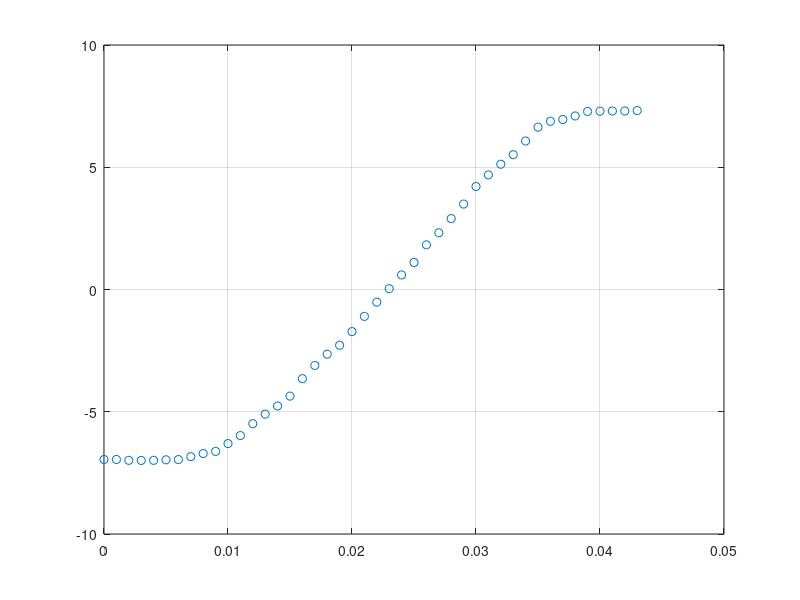

This chart was generated by the following MATLAB code: (Note: this script raises an error after producing the figure.)
clear all
close all
clc

load sensor.mat;

i1 = 1; i2 = 1;
while z(i1) < 0.01
    i1 = i1+1;
end

while z(i2) < 0.035
    i2 = i2+1;
end

% linear region
z_ret = z(i1:i2);
Vz_ret = Vz(i1:i2);
N = length(z_ret);
n = 2;

% plot OG data
figure(1)
plot(z, Vz, 'o')
hold on, grid on, zoom on
xline(0.01), xline(0.035)

% least squares std form definition
y = z_ret;
phi = [Vz_ret, ones(N, 1)];

% least squares solution
p = phi \ y
Kt = inv(p(1))
V0 = -p(2)/p(1)

% plot the solution
Vz0 = linspace(-10, 10, 1000);
z_hat = p(1)*Vz0 + p(2);
plot(z_hat, Vz0, 'r-')

% confidence intervals with known variance
% e = 5e-4;
% k = 2; % 95% confidence
% sigma_e = e/k; 
% var_e = sigma_e^2;
% var_p = var_e * ((phi' * phi) \ eye(size(phi, 2))); % var_e * inv(phi'*phi)
% sigma_p = sqrt(var_p);
% p_int = [p-k*diag(sigma_p), p+k*diag(sigma_p)];
% Kt_int = [1/p_int(1,2), 1/(p_int(1,1))]
% V0_int = -[p_int(2,2) / p_int(1,1), p_int(2,1) / p_int(1,2)]

%confidence interval with unknown variance
k = 2; % 95% confidence
var_e = (1/(N)) * (y'*(eye(N)-phi*inv(phi'*phi)*phi')*y);
sigma_e = sqrt(var_e);
var_p = var_e * ((phi' * phi) \ eye(size(phi, 2))); % var_e * inv(phi'*phi)
sigma_p = sqrt(var_p);
p_int = [p-k*diag(sigma_p), p+k*diag(sigma_p)];
Kt_int = [1/p_int(1,2), 1/(p_int(1,1))]
V0_int = -[p_int(2,2) / p_int(1,1), p_int(2,1) / p_int(1,2)]

% plot the interval
% z_hat = p(1)*Vz0 + p(2);
z_max = max(p_int(1, 1)*Vz0, p_int(1, 2)*Vz0) + p_int(2, 2);
z_min = min(p_int(1, 1)*Vz0, p_int(1, 2)*Vz0) + p_int(2, 1);
plot(z_max, Vz0, 'r--')
plot(z_min, Vz0, 'r--')

